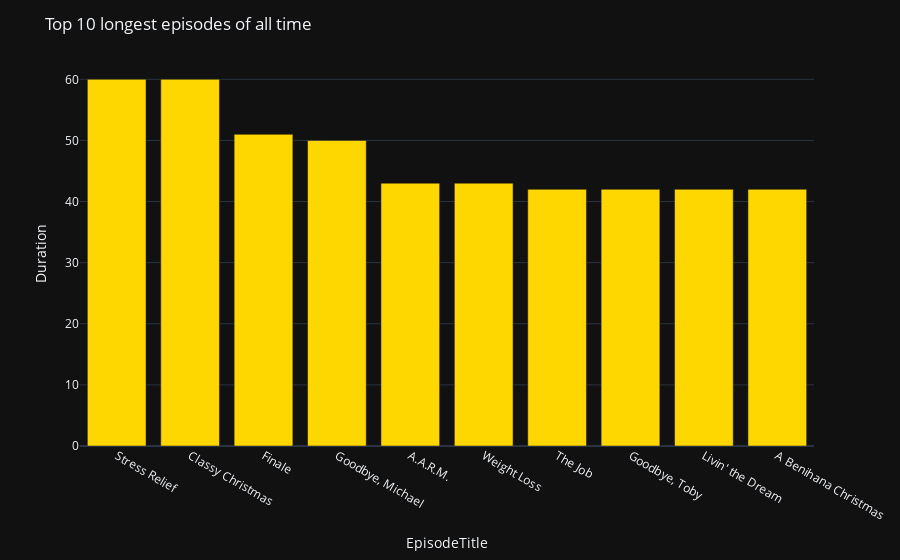

The notebook cell saved with this chart:
### Code cell
top_10_long = (df.sort_values(by=['Duration','Ratings'],ascending=False)).iloc[:10,:]
fig = px.bar(top_10_long,x='EpisodeTitle',y='Duration',color_discrete_sequence=['gold'])
fig.update_layout(title_text='Top 10 longest episodes of all time',template='plotly_dark')
fig.show()

### Figure 1 — Plotly figure (JSON) as saved in the notebook; plotly's stock layout.template omitted (floating-point values rounded to 4 significant figures)
{"data": [{"alignmentgroup": "True", "hovertemplate": "EpisodeTitle=%{x}<br>Duration=%{y}<extra></extra>", "legendgroup": "", "marker": {"color": "gold", "pattern": {"shape": ""}}, "name": "", "offsetgroup": "", "orientation": "v", "showlegend": false, "textposition": "auto", "type": "bar", "x": ["Stress Relief", "Classy Christmas", "Finale", "Goodbye, Michael", "A.A.R.M.", "Weight Loss", "The Job", "Goodbye, Toby", "Livin' the Dream", "A Benihana Christmas"], "xaxis": "x", "y": [60, 60, 51, 50, 43, 43, 42, 42, 42, 42], "yaxis": "y"}], "layout": {"barmode": "relative", "legend": {"tracegroupgap": 0}, "margin": {"t": 60}, "title": {"text": "Top 10 longest episodes of all time"}, "xaxis": {"anchor": "y", "domain": [0, 1], "title": {"text": "EpisodeTitle"}}, "yaxis": {"anchor": "x", "domain": [0, 1], "title": {"text": "Duration"}}}}
